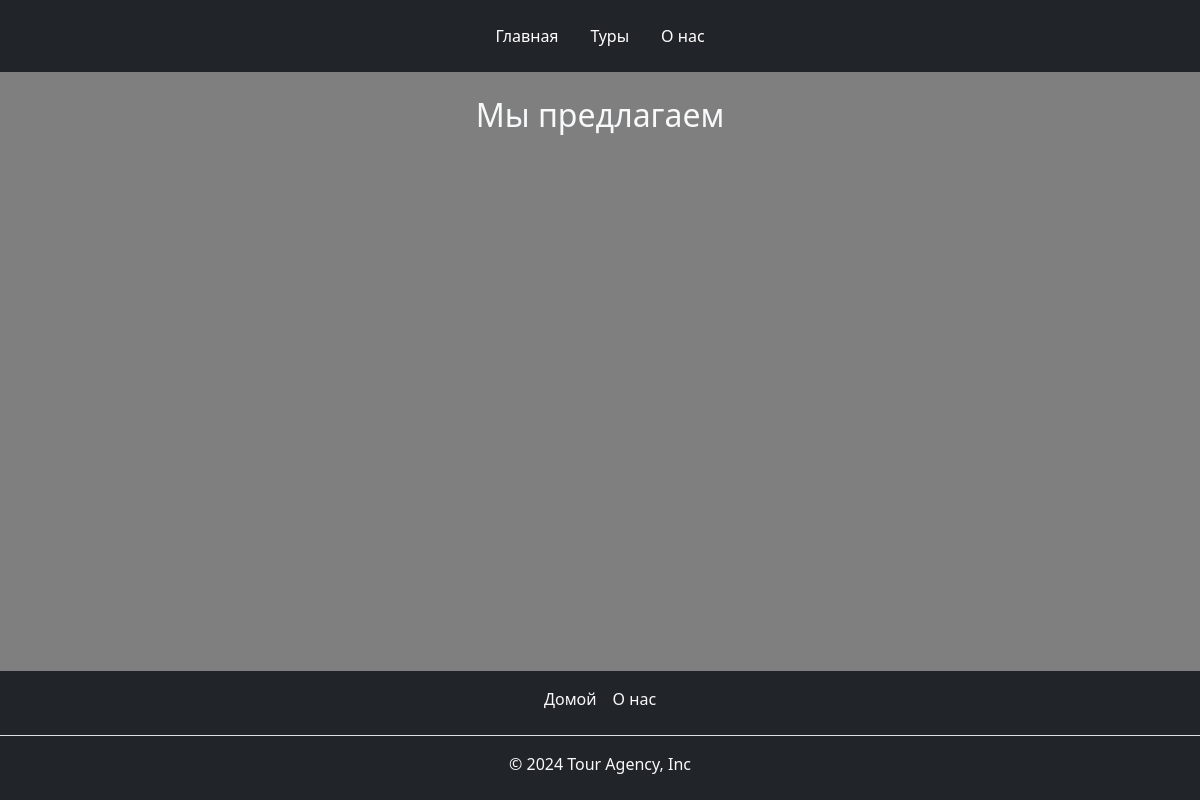
Page /catalog/tours/ on the earlier database version.
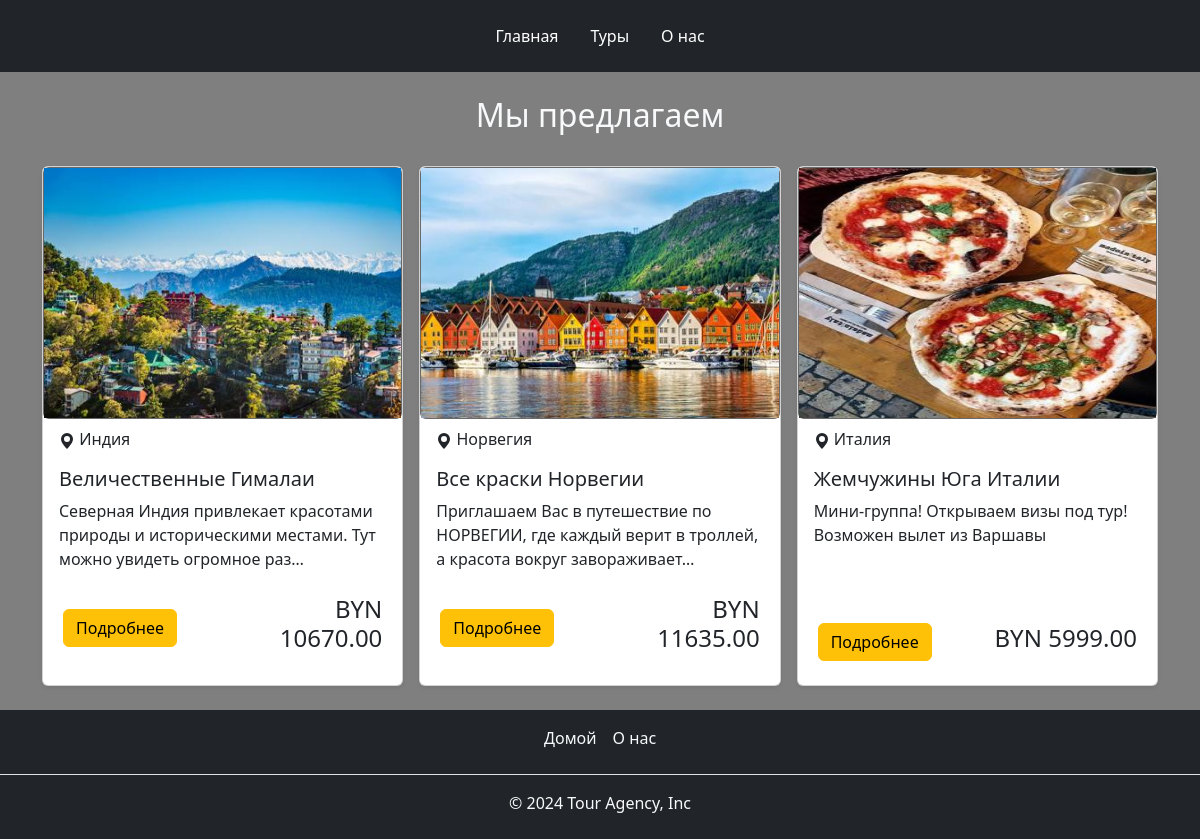
Same page on the later database version.
### catalog/models.py (models this page shows, shortened)
class Tour(models.Model):
    name = models.CharField(max_length=200, verbose_name="Tour name")
    category = models.ForeignKey(Category, on_delete=models.CASCADE, related_name="tours")
    price = models.DecimalField(verbose_name="Price", max_digits=10, decimal_places=2)
    destination = models.ForeignKey(Country, on_delete=models.CASCADE, related_name="tours")
    city = models.CharField(verbose_name="City", max_length=50, null=True, blank=True)
    description = models.TextField(verbose_name="Description", null=True, blank=True)
    duration = models.IntegerField(verbose_name="Duration", null=True, blank=True)
    is_family = models.BooleanField(verbose_name="Family", null=True, blank=True, default=False)
    is_visa = models.BooleanField(verbose_name="Visa", null=True, blank=True)
    image = models.ImageField(
        verbose_name="Image",
        upload_to="products/%Y/%m/%d",
        blank=True,
        default="default_trip.png"
    )
    created_at = models.DateTimeField(auto_now_add=True)
    updated_at = models.DateTimeField(auto_now=True)
    slug = models.SlugField(max_length=100, unique=True)
    def get_absolute_url(self):
        return reverse("catalog:tour_detail", kwargs={"tour_slug": self.slug})
    class Meta:
        verbose_name = "Tour"
        verbose_name_plural = "Tours"
        ordering = ["name"]

class Country(models.Model):
    name = models.CharField(max_length=100)
    class Meta:
        verbose_name = "Country"
        verbose_name_plural = "Countries"

### catalog/views.py (the view)
# urls.py: path("tours/", TourListView.as_view(), name="tour_list"),
class TourListView(ListView):
    model = Tour
    template_name = "tours.html"
    context_object_name = "tours"
    def get_context_data(self, **kwargs):
        context = super(TourListView, self).get_context_data(**kwargs)
        context["title"] = "Tour Agency - Список туров"
        return context

### catalog/templates/tours.html
{% extends 'base.html' %}
{% block content %}
    <div class="d-flex justify-content-center text-center text-light mt-4">
        <h2>Мы предлагаем</h2>
    </div>
    <div class="album py-4">
        <div class="container">
            <div class="row row-cols-1 row-cols-sm-2 row-cols-md-3 g-3">
                {% for tour in tours %}
                    <div class="col">
                        <div class="card shadow-sm h-100">
                            <div class="card" style="background-color: gray">
                                <div class="d-flex flex-column">
                                    <img alt="#" class="img-responsive" src="{{ tour.image.url }}"
                                         style="width: 100%; height: 250px"/>
                                </div>
                            </div>
                            <div class="row mt-2 ms-1" >
                                <div class="col">
                                    <svg xmlns="http://www.w3.org/2000/svg" width="16" height="16" fill="currentColor"
                                         class="bi bi-geo-alt-fill" viewBox="0 0 16 16">
                                        <path d="M8 16s6-5.686 6-10A6 6 0 0 0 2 6c0 4.314 6 10 6 10m0-7a3 3 0 1 1 0-6 3 3 0 0 1 0 6"/>
                                    </svg>
                                    <span>{{ tour.destination.name }}</span>
                                </div>
                            </div>
                            <div class="card-body">
                                <h5 class="card-title">{{ tour.name }}</h5>
                                <p class="card-text">{{ tour.description|truncatechars:100 }}</p>
                            </div>
                            <div class="row d-flex align-items-center m-2 mb-4">
                                <div class="col" style="padding-right: 0px;">
                                    <button class="btn btn-warning" onclick="window.location.href='{{ tour.get_absolute_url }}'">Подробнее</button>
                                </div>
                                <div class="col text-end">
                                    <h4>BYN {{ tour.price }}</h4>
                                </div>
                            </div>
                        </div>
                    </div>
                {% endfor %}
            </div>
        </div>
    </div>
{% endblock %}

### templates/base.html (shortened to what this page needs)
<!DOCTYPE html>
<html lang="en">
<head>
    {% load static %}
    <link rel="stylesheet" href="https://cdn.jsdelivr.net/npm/bootstrap@5.3.0-alpha1/dist/css/bootstrap.min.css">
</head>
<body class="d-flex flex-column min-vh-100">
<header class="d-flex justify-content-center py-3 bg-dark">
    <ul class="nav nav-pills">
        <li class="nav-item"><a href="{% url 'home' %}" class="nav-link text-white">Главная</a></li>
        <li class="nav-item"><a href="{% url 'catalog:tour_list' %}" class="nav-link text-white">Туры</a></li>
        <li class="nav-item"><a href="#" class="nav-link text-white">О нас</a></li>
    </ul>
</header>
{% block content %}
{% endblock %}
<footer class="footer bg-dark py-2 mt-auto">
    <ul class="nav justify-content-center border-bottom pb-3 mb-3">
        <li class="nav-item"><a href="{% url 'home' %}" class="nav-link px-2 text-light">Домой</a></li>
        <li class="nav-item"><a href="#" class="nav-link px-2 text-light">О нас</a></li>
    </ul>
    <p class="text-center text-light">© 2024 Tour Agency, Inc</p>
</footer>
</body>
</html>

### templates/base.html (style rules this page uses)
body { background: linear-gradient(rgba(0, 0, 0, 0.5), rgba(0, 0, 0, 0.5)), url('https://blog-cdn.el.olx.com.pk/wp-content/uploads/2022/04/29150834/Roadtrip.jpg') no-repeat center center fixed; background-size: cover; }

Differences in the rows shown:
added Tour: image (picture), destination.name "Индия", name "Величественные Гималаи", description "Северная Индия привлекает красотами природы и историческими местами. Тут можно увидеть огромное раз…", price "10670.00"
added Tour: image (picture), destination.name "Норвегия", name "Все краски Норвегии", description "Приглашаем Вас в путешествие по НОРВЕГИИ, где каждый верит в троллей, а красота вокруг завораживает…", price "11635.00"
added Tour: image (picture), destination.name "Италия", name "Жемчужины Юга Италии", description "Мини-группа! Открываем визы под тур! Возможен вылет из Варшавы", price "5999.00"
